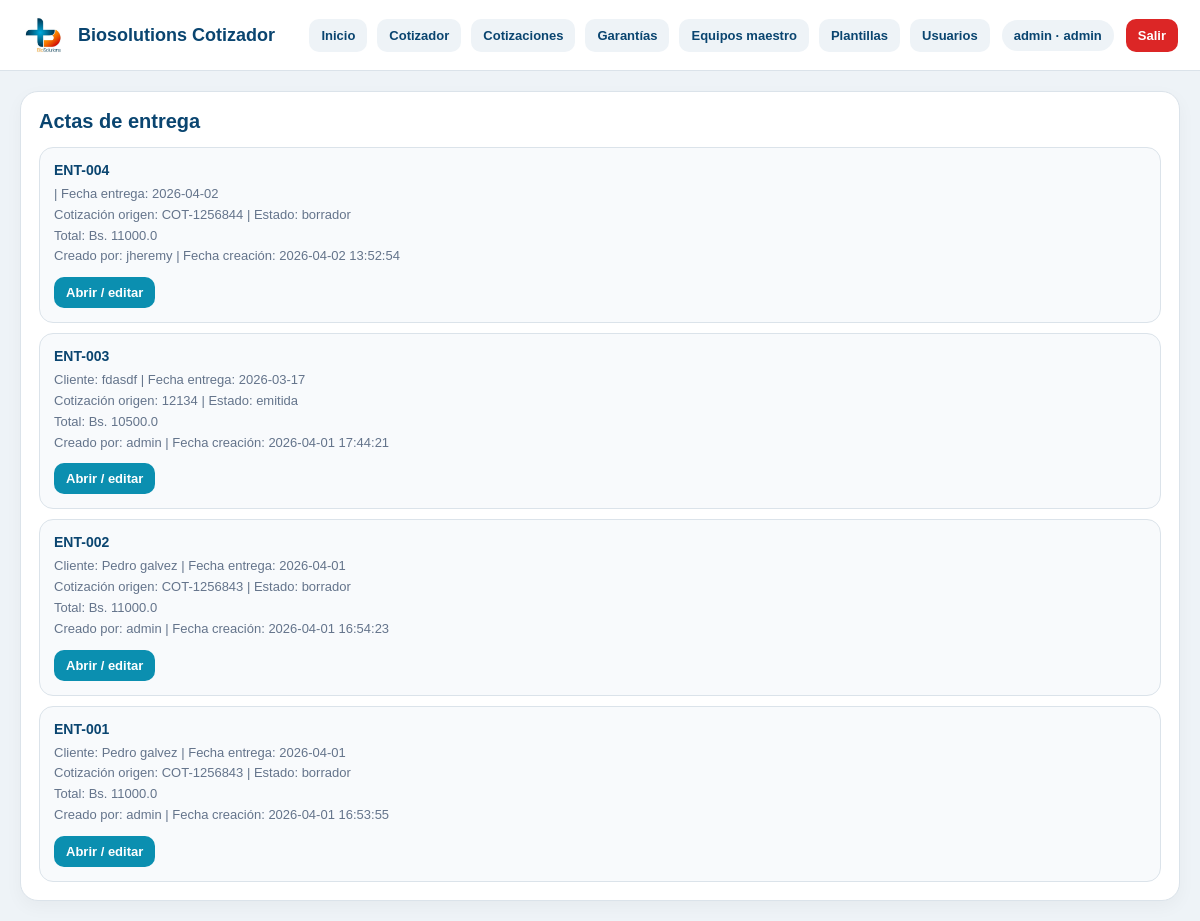
Page /entregas (signed in) on the earlier database version.
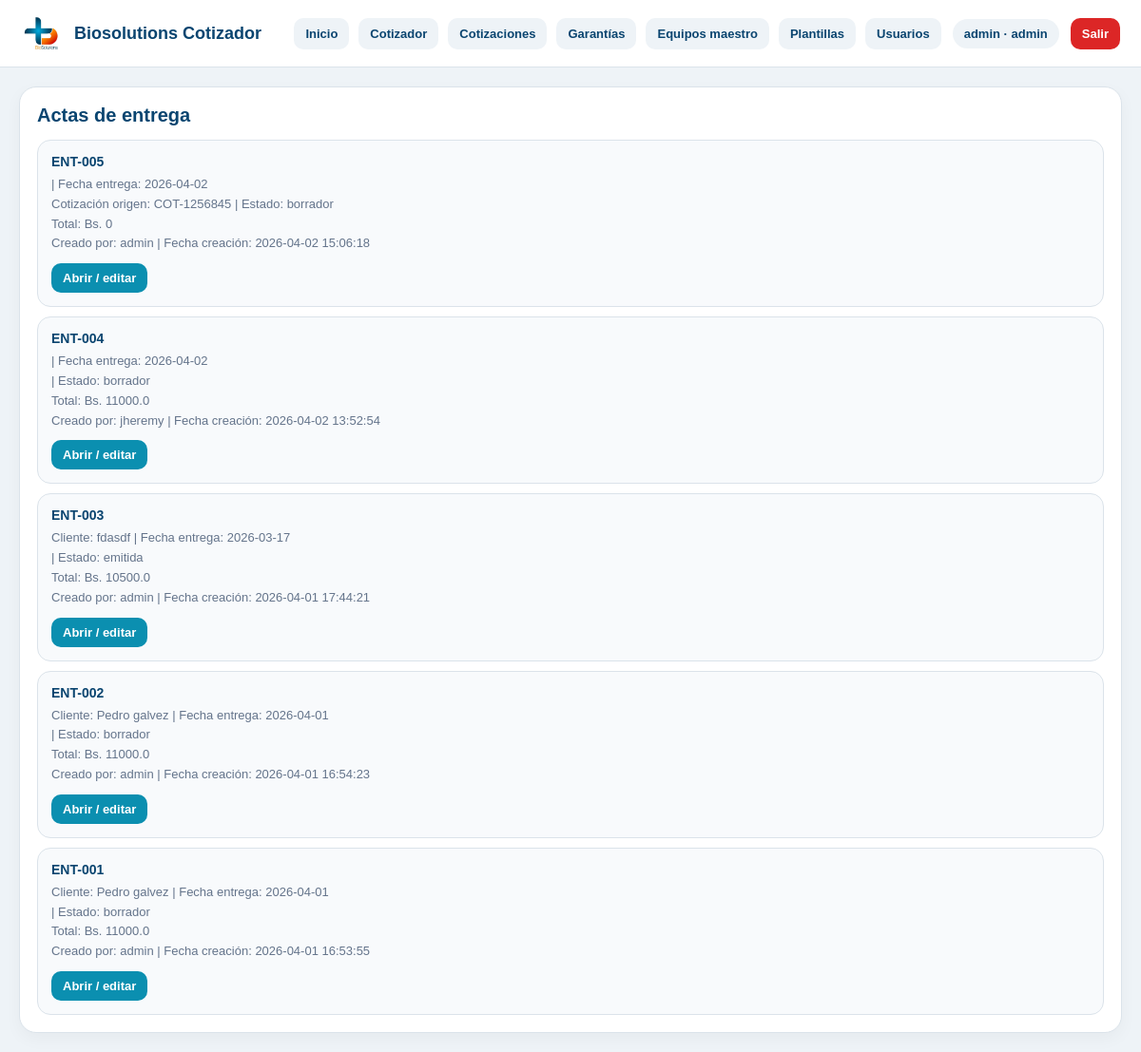
Same page on the later database version.
### tables this page shows
CREATE TABLE usuarios (
    id INTEGER PRIMARY KEY AUTOINCREMENT,
    username TEXT NOT NULL UNIQUE,
    password_hash TEXT NOT NULL,
    nombre TEXT,
    rol TEXT NOT NULL DEFAULT 'editor',
    activo INTEGER NOT NULL DEFAULT 1,
    creado_en TEXT NOT NULL DEFAULT CURRENT_TIMESTAMP
);

CREATE TABLE entregas (
            id INTEGER PRIMARY KEY AUTOINCREMENT,
            cotizacion_id INTEGER NOT NULL,
            numero_entrega TEXT,
            fecha_entrega TEXT,
            cliente_nombre TEXT,
            cliente_documento TEXT,
            recibe_nombre TEXT,
            entrega_nombre TEXT,
            entrega_documento_texto TEXT,
            texto_intro TEXT,
            total REAL DEFAULT 0,
            payload_json TEXT,
            estado TEXT DEFAULT 'borrador',
            creado_por_user_id INTEGER,
            actualizado_por_user_id INTEGER,
            creado_en TEXT DEFAULT CURRENT_TIMESTAMP,
            actualizado_en TEXT DEFAULT CURRENT_TIMESTAMP
        );

CREATE TABLE cotizaciones (
    id INTEGER PRIMARY KEY AUTOINCREMENT,
    numero TEXT,
    fecha TEXT,
    cliente TEXT,
    atencion TEXT,
    ciudad TEXT,
    validez TEXT,
    forma_pago TEXT,
    observaciones TEXT,
    moneda TEXT DEFAULT 'BOB',
    total REAL DEFAULT 0,
    estado TEXT DEFAULT 'borrador'
, payload_json TEXT, creado_por_user_id INTEGER, actualizado_por_user_id INTEGER, creado_en TEXT, actualizado_en TEXT, estado_documental TEXT DEFAULT 'borrador');

### app.py (the view)
@app.route("/entregas")
@login_required
def entregas_page():
    conn = get_db_connection()
    ensure_auth_schema(conn)
    entregas = conn.execute("""
        SELECT
            e.*,
            c.numero AS cotizacion_numero,
            uc.username AS creado_por_username,
            ua.username AS actualizado_por_username
        FROM entregas e
        LEFT JOIN cotizaciones c ON c.id = e.cotizacion_id
        LEFT JOIN usuarios uc ON uc.id = e.creado_por_user_id
        LEFT JOIN usuarios ua ON ua.id = e.actualizado_por_user_id
        ORDER BY e.id DESC
    """).fetchall()
    conn.close()
    return render_template("entregas.html", entregas=entregas, active_page="entregas")

### app.py (called while the page is built)
def get_db_connection():
    conn = sqlite3.connect(DB_PATH, timeout=10)
    conn.row_factory = sqlite3.Row
    return conn

def ensure_payload_json_column(conn):
    columns = conn.execute("PRAGMA table_info(cotizaciones)").fetchall()
    column_names = [col["name"] for col in columns]
    if "payload_json" not in column_names:
        conn.execute("ALTER TABLE cotizaciones ADD COLUMN payload_json TEXT")
        conn.commit()

def ensure_users_table(conn):
    conn.execute("""
        CREATE TABLE IF NOT EXISTS usuarios (
            id INTEGER PRIMARY KEY AUTOINCREMENT,
            username TEXT NOT NULL UNIQUE,
            password_hash TEXT NOT NULL,
            nombre TEXT,
            rol TEXT NOT NULL DEFAULT 'editor',
            activo INTEGER NOT NULL DEFAULT 1,
            creado_en TEXT NOT NULL DEFAULT CURRENT_TIMESTAMP
        )
    """)
    conn.commit()

def ensure_cotizacion_documental_column(conn):
    columns = conn.execute("PRAGMA table_info(cotizaciones)").fetchall()
    column_names = [col["name"] for col in columns]
    if "estado_documental" not in column_names:
        conn.execute("ALTER TABLE cotizaciones ADD COLUMN estado_documental TEXT DEFAULT 'borrador'")
        conn.commit()

def ensure_cotizaciones_audit_columns(conn):
    columns = conn.execute("PRAGMA table_info(cotizaciones)").fetchall()
    column_names = [col["name"] for col in columns]
    if "creado_por_user_id" not in column_names:
        conn.execute("ALTER TABLE cotizaciones ADD COLUMN creado_por_user_id INTEGER")
    if "actualizado_por_user_id" not in column_names:
        conn.execute("ALTER TABLE cotizaciones ADD COLUMN actualizado_por_user_id INTEGER")
    if "creado_en" not in column_names:
        conn.execute("ALTER TABLE cotizaciones ADD COLUMN creado_en TEXT")
    if "actualizado_en" not in column_names:
        conn.execute("ALTER TABLE cotizaciones ADD COLUMN actualizado_en TEXT")
    conn.commit()

def ensure_documentos_schema(conn):
    ensure_payload_json_column(conn)
    ensure_cotizaciones_audit_columns(conn)
    ensure_cotizacion_documental_column(conn)
    ensure_entregas_table(conn)
    ensure_garantias_table(conn)

def ensure_auth_schema(conn):
    ensure_users_table(conn)
    ensure_documentos_schema(conn)

def login_required(view_func):
    @wraps(view_func)
    def wrapper(*args, **kwargs):
        if not session.get("user_id"):
            return redirect(url_for("login", next=request.path))
        return view_func(*args, **kwargs)
    return wrapper

### templates/entregas.html (shortened to what this page needs)
{% extends "base.html" %}
{% block content %}
<section class="page-card">
  <h2>Actas de entrega</h2>
  {% if entregas %}
    <div class="lib-list">
      {% for e in entregas %}
        <div class="lib-card">
          <strong>{{ e["numero_entrega"] or "Sin número" }}</strong>
          <span>
            {% if e["cliente_nombre"] %}Cliente: {{ e["cliente_nombre"] }}{% endif %}
            {% if e["fecha_entrega"] %} | Fecha entrega: {{ e["fecha_entrega"] }}{% endif %}
          </span>
          <span>
            {% if e["cotizacion_numero"] %}Cotización origen: {{ e["cotizacion_numero"] }}{% endif %}
            | Estado: {{ e["estado"] or "borrador" }}
          </span>
          <span>
            Total: Bs. {{ e["total"] or 0 }}
          </span>
           <span>
            Creado por: {{ e["creado_por_username"] or "N/D" }}
            {% if e["creado_en"] %} | Fecha creación: {{ e["creado_en"] }}{% endif %}
          </span>
          <div class="actions">
            <a href="{{ url_for('entrega_detail_page', entrega_id=e['id']) }}">Abrir / editar</a>
          </div>
        </div>
      {% endfor %}
    </div>
  {% else %}
    <p class="tiny-note">Todavía no hay actas de entrega generadas.</p>
  {% endif %}
</section>
{% endblock %}

### templates/base.html (shortened to what this page needs)
<!DOCTYPE html>
<html lang="es">
<head>
  <link rel="stylesheet" href="{{ url_for('static', filename='styles.css') }}?v=7" />
</head>
<body>
  <header class="topbar">
    <div class="topbar-left">
      <img src="{{ url_for('static', filename='logo_biosolutions.png') }}" alt="BioSolutions" class="topbar-logo">
      <div class="topbar-title">Biosolutions Cotizador</div>
    </div>
    <div class="topbar-right">
      <nav class="nav-links">
        <a href="{{ url_for('dashboard') }}" class="{% if active_page == 'inicio' %}active{% endif %}">Inicio</a>
         {% if current_role in ['admin', 'editor', 'visor'] %}
          <a href="{{ url_for('cotizador') }}" class="{% if active_page == 'cotizador' %}active{% endif %}">Cotizador</a>
          <a href="{{ url_for('cotizaciones_page') }}" class="{% if active_page == 'cotizaciones' %}active{% endif %}">Cotizaciones</a>
          <a href="{{ url_for('garantias_page') }}" class="{% if active_page == 'garantias' %}active{% endif %}">Garantías</a>
        {% endif %}
        {% if current_role in ['admin', 'editor', 'visor'] %}
          <a href="{{ url_for('equipos_page') }}" class="{% if active_page == 'equipos' %}active{% endif %}">Equipos maestro</a>
          <a href="{{ url_for('plantillas_page') }}" class="{% if active_page == 'plantillas' %}active{% endif %}">Plantillas</a>
        {% endif %}
        {% if current_role == 'admin' %}
          <a href="{{ url_for('usuarios_page') }}" class="{% if active_page == 'usuarios' %}active{% endif %}">Usuarios</a>
        {% endif %}
      </nav>
      {% if current_user %}
        <div class="user-chip">
          {{ current_user["username"] }} · {{ current_user["rol"] }}
        </div>
        <a href="{{ url_for('logout') }}" class="logout-link">Salir</a>
      {% endif %}
    </div>
  </header>
  <main class="page-shell">
    {% block content %}{% endblock %}
  </main>
</body>
</html>

### static/styles.css (style rules this page uses)
:root { --primary:#0b8fb0; --primary-dark:#0a4570; --accent:#f47c20; --text:#1f2937; --muted:#6b7280; --line:#dbe3ea; --soft:#f7fafc; --panel:#ffffff; --bg:#eef3f7; --danger:#dc2626; }
* { box-sizing:border-box }
body { margin:0; font-family:Arial, Helvetica, sans-serif; background:var(--bg); color:var(--text); }

### templates/base.html (style rules this page uses)
.topbar { display:flex; justify-content:space-between; align-items:center; gap:16px; padding:14px 22px; background:#fff; border-bottom:1px solid #dbe3ea; position:sticky; top:0; z-index:20; }
.topbar-left { display:flex; align-items:center; gap:14px; }
.topbar-logo { height:42px; width:auto; display:block; }
.topbar-title { font-size:18px; font-weight:800; color:#0a4570; }
.nav-links { display:flex; flex-wrap:wrap; gap:10px; }
.nav-links a { text-decoration:none; padding:9px 12px; border-radius:10px; background:#eef3f7; color:#0a4570; font-weight:700; font-size:13px; }
.topbar-right { display:flex; align-items:center; gap:12px; flex-wrap:wrap; }
.user-chip { display:inline-flex; align-items:center; gap:8px; background:#eef3f7; color:#0a4570; border-radius:999px; padding:8px 12px; font-size:13px; font-weight:700; }
.logout-link { text-decoration:none; background:#dc2626; color:#fff; padding:9px 12px; border-radius:10px; font-size:13px; font-weight:700; }
.page-shell { padding:20px; }

### templates/entregas.html (style rules this page uses)
.page-card { background:#fff; border:1px solid #dbe3ea; border-radius:18px; padding:18px; box-shadow:0 6px 18px rgba(0,0,0,.04); }
.page-card h2 { margin:0 0 14px; color:#0a4570; font-size:20px; }
.lib-list { display:grid; gap:10px; }
.lib-card { border:1px solid #dbe3ea; border-radius:14px; padding:14px; background:#f8fafc; }
.lib-card strong { display:block; margin-bottom:6px; color:#0a4570; font-size:14px; }
.lib-card span { display:block; font-size:13px; color:#64748b; line-height:1.6; }
.actions { margin-top:10px; display:flex; gap:8px; flex-wrap:wrap; }
.actions a { text-decoration:none; background:#0b8fb0; color:#fff; padding:8px 12px; border-radius:10px; font-size:13px; font-weight:700; }

Differences in the rows shown:
added entregas: numero_entrega "ENT-005", fecha_entrega "2026-04-02", cotizacion_numero "COT-1256845", estado "borrador", total "0", username "admin", creado_en "2026-04-02 15:06:18"
shown differently, row unchanged: entregas "ENT-004": cotizacion_numero "COT-1256844" → (not shown)
shown differently, row unchanged: entregas "ENT-003": cotizacion_numero "12134" → (not shown)
shown differently, row unchanged: entregas "ENT-002": cotizacion_numero "COT-1256843" → (not shown)
shown differently, row unchanged: entregas "ENT-001": cotizacion_numero "COT-1256843" → (not shown)
